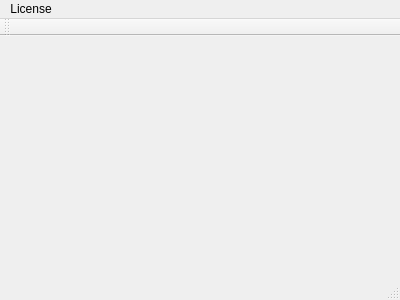
<?xml version="1.0" encoding="UTF-8"?>
<ui version="4.0">
 <class>MainWindow</class>
 <widget class="QMainWindow" name="MainWindow">
  <property name="geometry">
   <rect>
    <x>0</x>
    <y>0</y>
    <width>400</width>
    <height>300</height>
   </rect>
  </property>
  <property name="windowTitle">
   <string>MainWindow</string>
  </property>
  <widget class="QWidget" name="centralWidget"/>
  <widget class="QMenuBar" name="menuBar">
   <property name="geometry">
    <rect>
     <x>0</x>
     <y>0</y>
     <width>400</width>
     <height>21</height>
    </rect>
   </property>
   <widget class="QMenu" name="menuLicense">
    <property name="title">
     <string>License</string>
    </property>
    <widget class="QMenu" name="menuLGPL">
     <property name="title">
      <string>LGPL</string>
     </property>
     <addaction name="actionasfd"/>
    </widget>
    <addaction name="menuLGPL"/>
    <addaction name="actionGPL"/>
   </widget>
   <addaction name="menuLicense"/>
  </widget>
  <widget class="QToolBar" name="mainToolBar">
   <attribute name="toolBarArea">
    <enum>TopToolBarArea</enum>
   </attribute>
   <attribute name="toolBarBreak">
    <bool>false</bool>
   </attribute>
  </widget>
  <widget class="QStatusBar" name="statusBar"/>
  <action name="actionGPL">
   <property name="text">
    <string>GPL</string>
   </property>
  </action>
  <action name="actionasfd">
   <property name="text">
    <string>asfd</string>
   </property>
  </action>
 </widget>
 <layoutdefault spacing="6" margin="11"/>
 <resources/>
 <connections/>
</ui>
